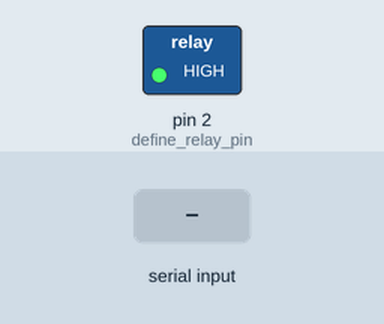
This sketch was run on a simulated Arduino Uno, built with avr-gcc and run on an emulated ATmega328P. Shown: switched loads named in the sketch (green lamp = pin HIGH). Inputs (shaded band) come from the test bench.

Above: at 1.2 s.
1.3 s: "1" received over Serial
At 2.5 s:
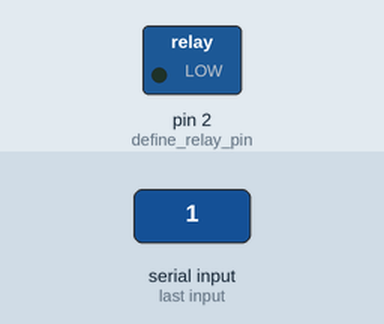
2.8 s: "0" received over Serial
At 3.9 s:
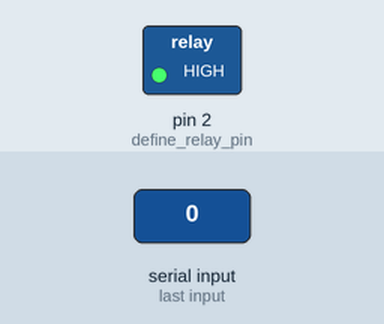
Timing chart, 0 to 5.8 s (numbered marks = the images above; inputs shaded):
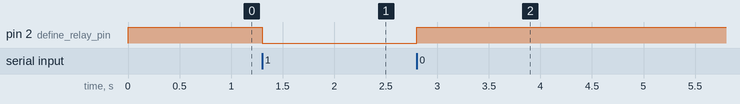

The sketch:

ON_OFF_System.ino
```cpp
/* Bluetooth-activated table lamp.
  --------230v AC power.---------
*/
char value;
void setup()
{
  Serial.begin(9600);//enable serial monitor
  pinMode(2, OUTPUT);//define relay pin
}

void loop()
{
    if (Serial.available() > 0)
    {
    value = Serial.read();//read serial value
  }
  if (value == '1')
  {
    digitalWrite(2, LOW);//lamp ON
  }
  else if (value == '0')
  {
    digitalWrite(2, HIGH);//lamp OFF
  }
  else
  {
    digitalWrite(2,HIGH);
  }
}
```

Measured:
- after the input at 1.3 s, pin 2 (define_relay_pin): HIGH → LOW at once
- after the input at 2.8 s, pin 2 (define_relay_pin): LOW → HIGH at once
